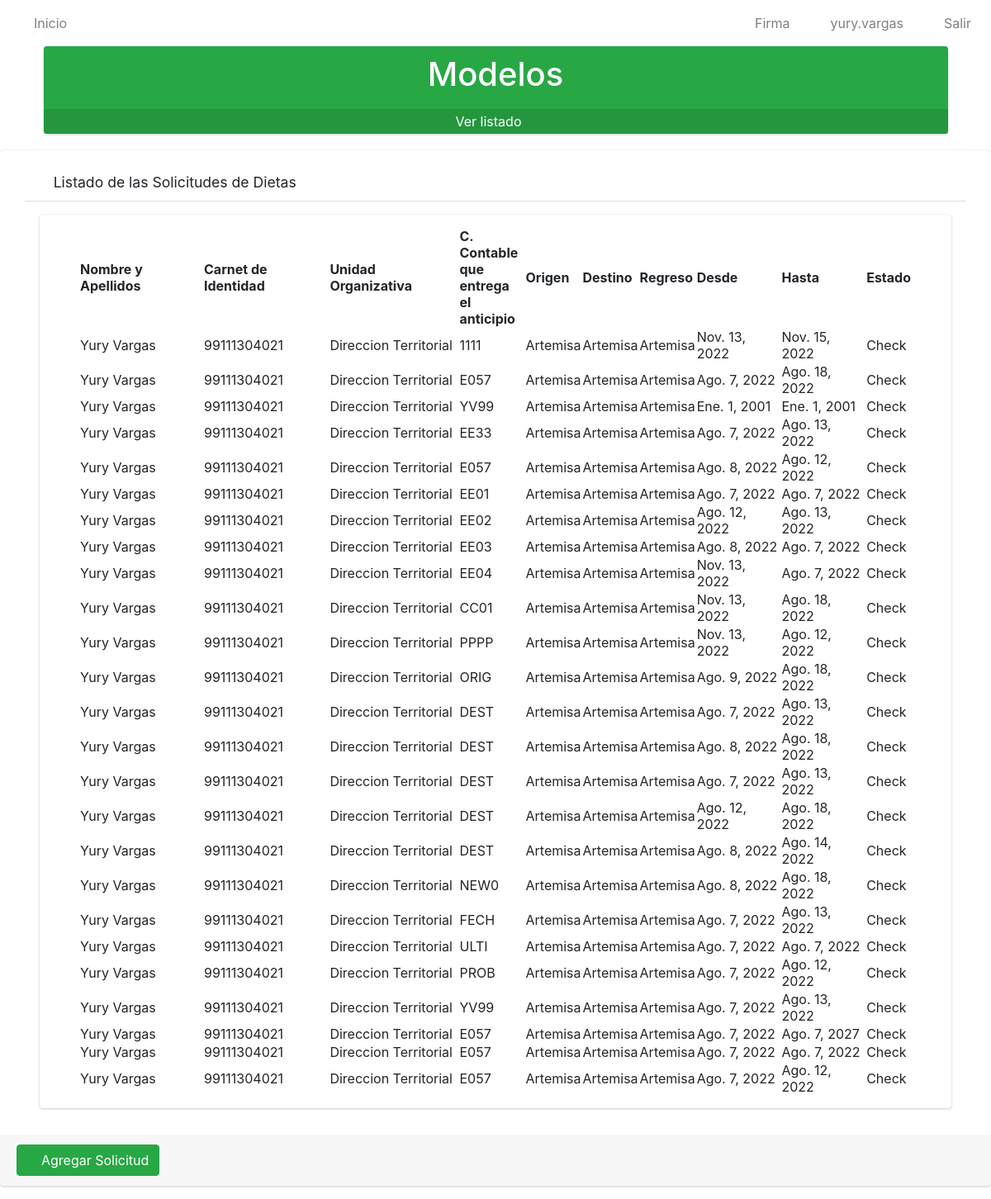
The app's page / (signed in), older data.
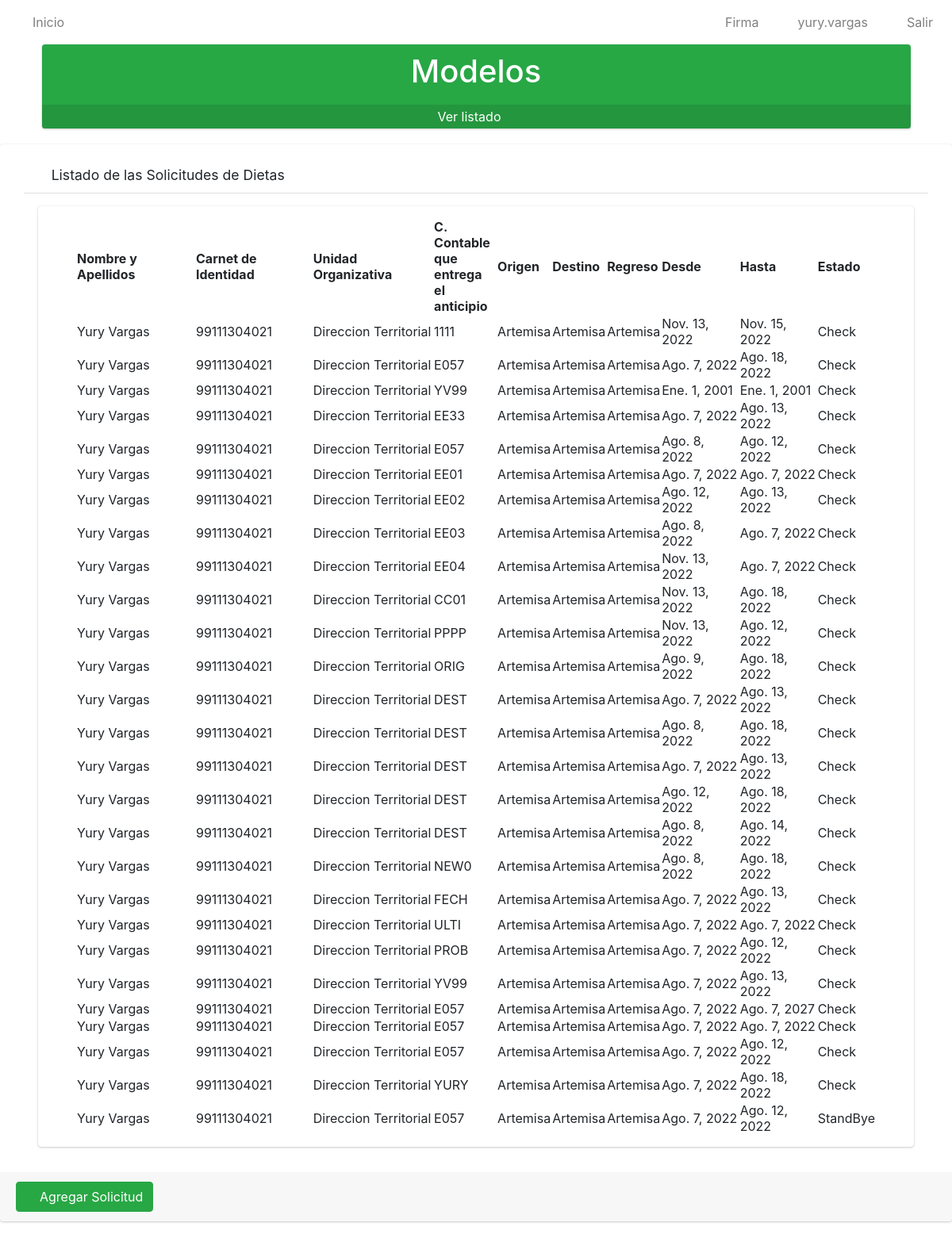
The same page, newer data.
### app/models.py (models this page shows, shortened)
class Solicitud(models.Model):
    numero=models.IntegerField()
    solicitante=models.ForeignKey(User, on_delete=models.CASCADE)
    trabajador=models.ForeignKey(Trabajador, on_delete=models.CASCADE)
    unidad_organizativa=models.ForeignKey(Unidad_Organizativa, on_delete=models.CASCADE)
    c_contable=models.CharField(max_length=4)
    provincia=models.ForeignKey(Provincia, on_delete=models.CASCADE)
    origen=models.ForeignKey(Municipio, on_delete=models.CASCADE, related_name='municipio_origen')
    destino=models.ForeignKey(Municipio, on_delete=models.CASCADE, related_name='municipio_destino')
    regreso=models.ForeignKey(Municipio, on_delete=models.CASCADE, related_name='municipio_regreso')
    fecha_inicio=models.DateField()
    fecha_final=models.DateField()
    parleg=models.ForeignKey(PARLEG, on_delete=models.CASCADE)
    cargo_presupuesto=models.ForeignKey(Cargo_al_Presupuesto, on_delete=models.CASCADE)
    autoriza=models.ForeignKey(PersonalCualificado, on_delete=models.CASCADE)
    estado=models.CharField(max_length=20)
    class Meta:
        verbose_name="Solicitud"
        verbose_name_plural="Solicitudes"

class Trabajador(models.Model):
    nombre_y_apellidos = models.CharField(max_length=80)
    ci=models.CharField(max_length=11, unique=True)
    def __str__(self):
            return self.nombre_y_apellidos
    class Meta:
        verbose_name = "Trabajador"
        verbose_name_plural = "Trabajadores"

class Unidad_Organizativa(models.Model):
    nombre=models.CharField(max_length=100)
    def __str__(self):
        return self.nombre
    class Meta:
        verbose_name="Unidad Organizativa"
        verbose_name_plural="Unidades Organizativas"

class Municipio(models.Model):
    nombre=models.CharField(max_length=30)
    provincia=models.ForeignKey(Provincia, on_delete=models.CASCADE)
    def __str__(self):
        return self.nombre
    class Meta:
        verbose_name="Municipio"
        verbose_name_plural="Municipios"

### app/views.py (the view)
# urls.py: path('', SolicitudListView.as_view(), name='solicitudes'),
class SolicitudListView(ListView):
    model = Solicitud
    template_name = 'solicitudes/listar.html'
    @method_decorator(login_required)
    def dispatch(self, request, *args, **kwargs):
        return super().dispatch(request,*args,** kwargs)
    def get_context_data(self, **kwargs):
        context = super().get_context_data(**kwargs)
        context['title'] = "Listado de Solicitudes"
        return context

### app/templates/solicitudes/listar.html
{% extends 'base.html' %}
{% load static %}
{% block content %}
    <div class="row pl-5 pr-5" >
         <div>
            <div class="small-box bg-success">
                <div class="inner">
                    <h1 style="color: white;" class="text-center">
                        Modelos
                    </h1>
                </div>
                <div class="icon"><i class="fas fa-check-square"></i>
                </div>
                <a href="{% url 'listarMod' %}" class="small-box-footer" style="color: white !important;">
                Ver listado <i class="fas fa-arrow-circle-right" style="color: white;"></i>
                </a>
            </div>
        </div>
    </div>
    <div class=" card card-default">
        <div class="card-header px-3 mb-3 mt-3 container">
            <h3 class="card-title">
            <i class="fas fa-search"></i>
                Listado de las Solicitudes de Dietas
            </h3>
            </div>
        <div class="card card-body content-header mx-5 px-5">
            <table id="myTable" class="display" style="width: 100%;">
                <thead>
                    <tr>
                        <th>Nombre y Apellidos</th>
                        <th>Carnet de Identidad</th>
                        <th>Unidad Organizativa</th>
                        <th>C. Contable que entrega el anticipio</th>
                        <th>Origen</th>
                        <th>Destino</th>
                        <th>Regreso</th>
                        <th>Desde</th>
                        <th>Hasta</th>
                        <th>Estado</th>
                    </tr>
                </thead>
                <tbody>
                    {% for i in object_list %}
                    <tr>
                        <td style="width: 150px;">{{i.trabajador}}</td>
                        <td>{{i.trabajador.ci}}</td>
                        <td>{{i.unidad_organizativa}}</td>
                        <td style="width: 80px;">{{i.c_contable}}</td>
                        <td>{{i.origen}}</td>
                        <td>{{i.destino}}</td>
                        <td>{{i.regreso}}</td>
                        <td>{{i.fecha_inicio}}</td>
                        <td>{{i.fecha_final}}</td>
                        <td>{{i.estado}}</td>
                    </tr>
                    {% endfor %}
                </tbody>
            </table>
        </div>
        <div class=" card-footer mt-3">
            <a href="{% url 'crear_solicitud' %}" type="button" class="btn btn-primary btn-success">
                <i class="fas fa-plus"></i>
                Agregar Solicitud
            </a>
        </div>
    </div>
{% endblock %}

Row changes from the older to the newer data that the page shows:
added Solicitud: trabajador "Yury Vargas", trabajador.ci "99111304021", unidad_organizativa "Direccion Territorial", c_contable "YURY", origen "Artemisa", destino "Artemisa", regreso "Artemisa", fecha_inicio "Ago. 7, 2022", fecha_final "Ago. 18, 2022", estado "Check"
added Solicitud: trabajador "Yury Vargas", trabajador.ci "99111304021", unidad_organizativa "Direccion Territorial", c_contable "E057", origen "Artemisa", destino "Artemisa", regreso "Artemisa", fecha_inicio "Ago. 7, 2022", fecha_final "Ago. 12, 2022", estado "StandBye"
